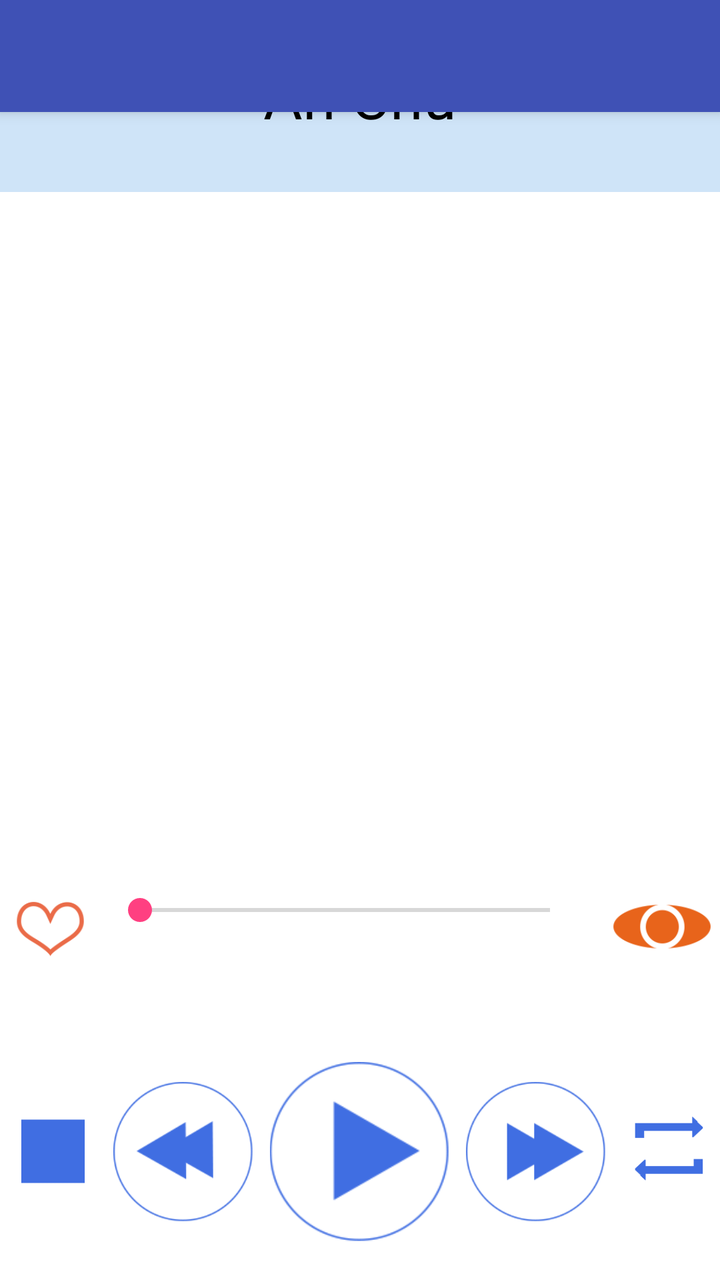
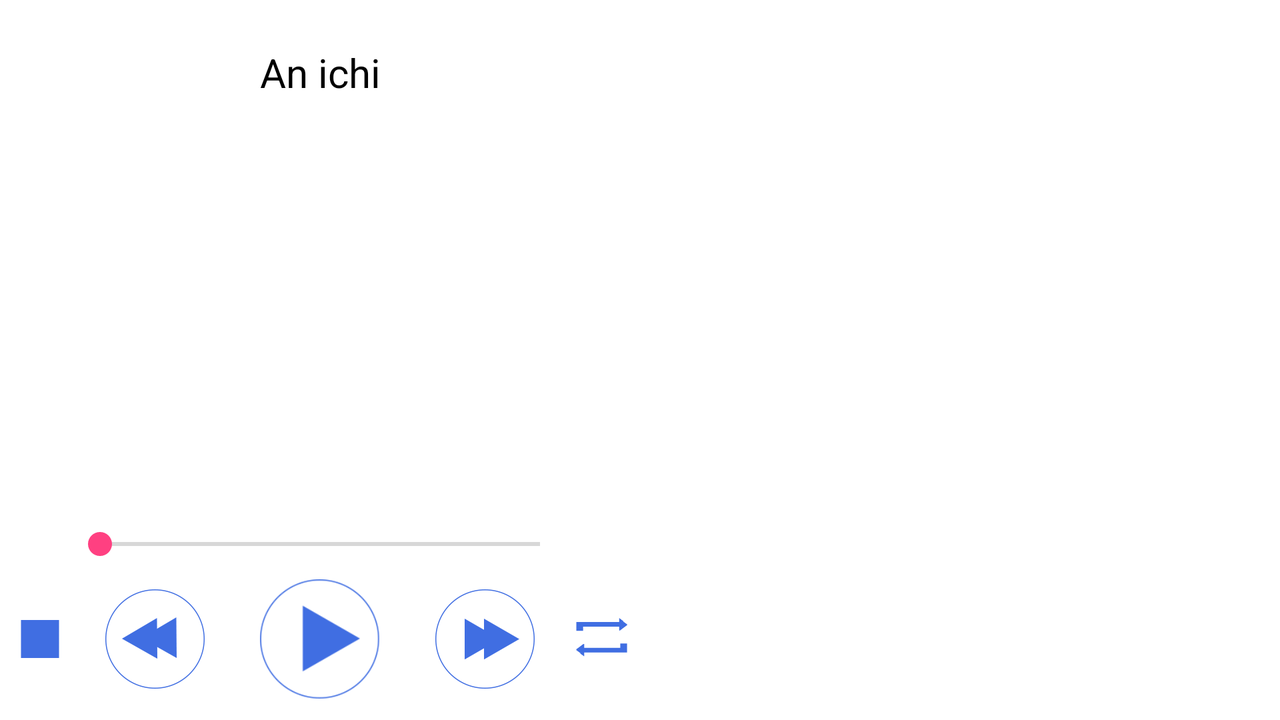

One screen, two layout resources from the same app: the default and the author's alternative for another configuration. Each is rendered where Android would select it; the XML of both is given below.
<!-- AndroidManifest.xml: application theme AppTheme -->
<!-- res/layout/activity_bai_nghe1.xml -->
<?xml version="1.0" encoding="utf-8"?>
<android.support.design.widget.CoordinatorLayout
    xmlns:android="http://schemas.android.com/apk/res/android"
    xmlns:app="http://schemas.android.com/apk/res-auto"
    xmlns:tools="http://schemas.android.com/tools" android:layout_width="match_parent"
    android:layout_height="match_parent" android:fitsSystemWindows="true"
    tools:context="com.example.hoang.revproject.Activity.BaiNghe1">

    <android.support.design.widget.AppBarLayout android:layout_height="wrap_content"
        android:layout_width="match_parent" android:theme="@style/AppTheme.AppBarOverlay">

        <android.support.v7.widget.Toolbar android:id="@+id/toolbar"
            android:layout_width="match_parent" android:layout_height="?attr/actionBarSize"
            android:background="?attr/colorPrimary" app:popupTheme="@style/AppTheme.PopupOverlay" />

    </android.support.design.widget.AppBarLayout>
    <include layout="@layout/content_bai_nghe1" />
</android.support.design.widget.CoordinatorLayout>
<!-- res/layout/content_bai_nghe1.xml (included above) -->
<?xml version="1.0" encoding="utf-8"?>
<RelativeLayout xmlns:android="http://schemas.android.com/apk/res/android"
    xmlns:tools="http://schemas.android.com/tools"
    android:layout_width="match_parent"
    android:layout_height="match_parent"
    android:background="#FFFFFF">
    <LinearLayout
        android:layout_width="match_parent"
        android:layout_height="match_parent"
        android:orientation="vertical"
        android:weightSum="10">
        <LinearLayout
            android:layout_width="match_parent"
            android:layout_height="0dp"
            android:layout_weight="1.5"
            android:background="#FFCFE4F8">
            <RelativeLayout
                android:layout_width="match_parent"
                android:layout_height="match_parent">
                <TextView
                    android:layout_width="wrap_content"
                    android:layout_height="fill_parent"
                    android:id="@+id/Txt_Topic"
                    android:textSize="30dp"
                    android:layout_centerHorizontal="true"
                    android:text="An Chu"
                    android:textColor="#000000"
                    android:gravity="center" />
            </RelativeLayout>

        </LinearLayout>
        <LinearLayout
            android:layout_width="match_parent"
            android:layout_height="0dp"
            android:layout_weight="5">
            <RelativeLayout
                android:layout_width="match_parent"
                android:layout_height="match_parent">
            <ImageView
                android:layout_width="fill_parent"
                android:layout_height="fill_parent"
                android:id="@+id/Image_Topic"
                android:visibility="visible"/>
            <ScrollView
                android:layout_width="fill_parent"
                android:layout_height="fill_parent"
                android:id="@+id/scrollView">
                <TextView
                    android:layout_width="fill_parent"
                    android:layout_height="match_parent"
                    android:id="@+id/Txt_Transcrip"
                    android:visibility="invisible"/>
            </ScrollView>
            </RelativeLayout>
        </LinearLayout>
        <LinearLayout
            android:layout_width="match_parent"
            android:layout_height="0dp"
            android:layout_weight="1.5"
            android:orientation="horizontal"
            android:weightSum="10">
            <LinearLayout
                android:layout_width="0dp"
                android:layout_height="match_parent"
                android:layout_weight="1.5">
                <ToggleButton
                    android:layout_width="50dp"
                    android:layout_height="50dp"
                    android:layout_gravity="center"
                    android:textOff=""
                    android:textOn=""
                    android:background="@drawable/btn_like"
                    android:id="@+id/btn_like"/>
            </LinearLayout>
            <LinearLayout
                android:layout_width="0dp"
                android:layout_height="match_parent"
                android:layout_weight="7"
                android:orientation="vertical"
                android:weightSum="2">
               <LinearLayout
                   android:layout_width="match_parent"
                   android:layout_height="0dp"
                   android:layout_weight="1">
                   <SeekBar
                       android:layout_width="fill_parent"
                       android:layout_height="wrap_content"
                       android:indeterminate="false"
                       android:id="@+id/SeekBar"
                       android:layout_marginRight="15dp"
                       android:layout_gravity="bottom"/>
               </LinearLayout>
                <LinearLayout
                    android:layout_width="match_parent"
                    android:layout_height="0dp"
                    android:layout_weight="1"
                    android:weightSum="10"
                    android:gravity="center">
                    <TextView
                        android:layout_width="20dp"
                        android:layout_height="wrap_content"
                        android:id="@+id/TxTStart"
                        android:layout_weight="1"
                        android:layout_gravity="top"/>
                    <TextView
                        android:layout_width="wrap_content"
                        android:layout_height="wrap_content"
                        android:layout_weight="8"/>
                    <TextView
                        android:layout_width="20dp"
                        android:layout_height="wrap_content"
                        android:id="@+id/TxtEnd"
                        android:layout_weight="1"
                        android:layout_gravity="top"/>
                </LinearLayout>

            </LinearLayout>
            <LinearLayout
                android:layout_width="0dp"
                android:layout_height="match_parent"
                android:layout_weight="1.5">
                <ToggleButton
                    android:layout_width="50dp"
                    android:layout_height="50dp"
                    android:layout_gravity="center"
                    android:textOff=""
                    android:textOn=""
                    android:background="@drawable/btn_show"
                    android:id="@+id/btn_show"/>
            </LinearLayout>

        </LinearLayout>
        <LinearLayout
            android:layout_width="match_parent"
            android:layout_height="0dp"
            android:layout_weight="2"
            android:gravity="center"
            android:orientation="horizontal">

                <ImageView
                    android:layout_width="50dp"
                    android:layout_height="50dp"
                    android:src="@drawable/btn_stop"
                    android:id="@+id/btn_stop"
                    android:layout_weight="1"/>

                <ImageView
                    android:layout_width="70dp"
                    android:layout_height="70dp"
                    android:src="@drawable/btn_prev"
                    android:id="@+id/btn_prev"
                    android:layout_weight="2.5"/>

                <ImageView
                    android:layout_width="90dp"
                    android:layout_height="90dp"
                    android:src="@drawable/btn_play"
                    android:id="@+id/btn_play"
                    android:layout_weight="3"/>

                <ImageView
                    android:layout_width="70dp"
                    android:layout_height="70dp"
                    android:src="@drawable/btn_next"
                    android:id="@+id/btn_next"
                    android:layout_weight="2.5"/>

                <ToggleButton
                    android:layout_width="50dp"
                    android:layout_height="50dp"
                    android:textOn=""
                    android:textOff=""
                    android:background="@drawable/btn_reapeat"
                    android:id="@+id/btn_reapeat"
                    android:layout_weight="1"/>

                <ToggleButton
                    android:layout_width="0dp"
                    android:layout_height="0dp"
                    android:id="@+id/btn_show"/>

        </LinearLayout>

    </LinearLayout>

</RelativeLayout>
<!-- resources referenced by this layout -->
<resources>
  <!-- drawable btn_like (drawable) -->
  <selector xmlns:android="http://schemas.android.com/apk/res/android">
      <item android:drawable="@drawable/like_focused"
          android:state_checked="true" />
      <item android:drawable="@drawable/like_deafult"
          android:state_checked="false" />
  </selector>
  <!-- drawable btn_play (drawable) -->
  <selector xmlns:android="http://schemas.android.com/apk/res/android">
      <item android:drawable="@drawable/play_focused"
          android:state_focused="true"
          android:state_pressed="true" />
      <item android:drawable="@drawable/play_focused"
          android:state_focused="false"
          android:state_pressed="true" />
      <item android:drawable="@drawable/play_focused"
          android:state_focused="true" />
      <item android:drawable="@drawable/play_deafult"
          android:state_focused="false"
          android:state_pressed="false" />
  </selector>
  <!-- drawable btn_prev (drawable) -->
  <selector xmlns:android="http://schemas.android.com/apk/res/android">
      <item android:drawable="@drawable/prev_focused"
          android:state_focused="true"
          android:state_pressed="true" />
      <item android:drawable="@drawable/prev_focused"
          android:state_focused="false"
          android:state_pressed="true" />
      <item android:drawable="@drawable/prev_focused"
          android:state_focused="true" />
      <item android:drawable="@drawable/prev_deafult"
          android:state_focused="false"
          android:state_pressed="false" />
  </selector>
  <!-- drawable btn_reapeat (drawable) -->
  <selector xmlns:android="http://schemas.android.com/apk/res/android">
      <item android:drawable="@drawable/reapeat_focused"
          android:state_checked="true" />
      <item android:drawable="@drawable/reapeat_deafult"
          android:state_checked="false" />
  </selector>
  <!-- drawable btn_show (drawable) -->
  <selector xmlns:android="http://schemas.android.com/apk/res/android">
      <item android:drawable="@drawable/hide_button"
          android:state_checked="true" />
      <item android:drawable="@drawable/show_button"
          android:state_checked="false" />
  
  </selector>
  <!-- drawable btn_stop (drawable) -->
  <selector xmlns:android="http://schemas.android.com/apk/res/android">
      <item android:drawable="@drawable/stop_focused"
          android:state_focused="true"
          android:state_pressed="true" />
      <item android:drawable="@drawable/stop_focused"
          android:state_focused="false"
          android:state_pressed="true" />
      <item android:drawable="@drawable/stop_deafult"
          android:state_focused="false"
          android:state_pressed="false" />
  </selector>
  <style name="AppTheme.AppBarOverlay" parent="ThemeOverlay.AppCompat.Dark.ActionBar" />
  <style name="AppTheme.PopupOverlay" parent="ThemeOverlay.AppCompat.Light" />
  <style name="AppTheme" parent="Theme.AppCompat.Light.DarkActionBar">
          
          <item name="colorPrimary">@color/colorPrimary</item>
          <item name="colorPrimaryDark">@color/colorPrimaryDark</item>
          <item name="colorAccent">@color/colorAccent</item>
      </style>
  <color name="colorPrimary">#3F51B5</color>
  <color name="colorPrimaryDark">#303F9F</color>
  <color name="colorAccent">#FF4081</color>
</resources>
<!-- res/layout-land/activity_bai_nghe1.xml (the author's variant of the layout above) -->
<!-- drawn on the phone turned sideways -->
<?xml version="1.0" encoding="utf-8"?>
<android.support.design.widget.CoordinatorLayout
    xmlns:android="http://schemas.android.com/apk/res/android"
    xmlns:app="http://schemas.android.com/apk/res-auto"
    xmlns:tools="http://schemas.android.com/tools"
    android:layout_width="match_parent"
    android:layout_height="match_parent"
    android:fitsSystemWindows="true"
    tools:context="com.example.hoang.revproject.Activity.BaiNghe1"
    android:background="#FFFFFF">


    <LinearLayout
        android:layout_marginTop="10dp"
        android:layout_width="match_parent"
        android:layout_height="match_parent"
        android:orientation="horizontal"
        android:weightSum="10">
        <LinearLayout
            android:layout_width="0dp"
            android:layout_height="match_parent"
            android:layout_weight="5"
            android:weightSum="10"
            android:orientation="vertical">

            <LinearLayout
            android:layout_width="match_parent"
            android:layout_height="0dp"
            android:layout_weight="1.5"
            android:gravity="center">
               <TextView
                   android:layout_width="fill_parent"
                   android:layout_height="fill_parent"
                   android:id="@+id/Txt_Topic"
                   android:text="An ichi"
                   android:textColor="#000000"
                   android:layout_gravity="center"
                   android:gravity="center"
                   android:textSize="20dp"/>
            </LinearLayout>

            <LinearLayout
                android:layout_width="match_parent"
                android:layout_height="0dp"
                android:layout_weight="5.5"
                android:gravity="center">
                <ImageView
                    android:layout_width="250dp"
                    android:layout_height="fill_parent"
                    android:id="@+id/Image_Topic"/>
            </LinearLayout>
            <LinearLayout
                android:layout_width="match_parent"
                android:layout_height="0dp"
                android:layout_weight="1"
                android:gravity="center">
                <LinearLayout
                    android:layout_width="match_parent"
                    android:layout_height="match_parent"
                    android:orientation="horizontal">
                    <TextView
                        android:layout_width="30dp"
                        android:layout_height="match_parent"
                        android:id="@+id/TxTStart"
                        android:layout_gravity="center"
                        android:layout_weight="1"/>
                    <SeekBar
                        android:layout_width="220dp"
                        android:layout_height="wrap_content"
                        android:id="@+id/SeekBar"
                        android:layout_gravity="center"
                        android:layout_above="@+id/linearLayout"
                        android:indeterminate="false"
                        android:layout_weight="8"/>
                    <TextView
                        android:layout_width="30dp"
                        android:layout_height="match_parent"
                        android:id="@+id/TxtEnd"
                        android:layout_gravity="center"
                        android:layout_weight="1"/>
                </LinearLayout>
            </LinearLayout>
            <LinearLayout
                android:layout_width="match_parent"
                android:layout_height="0dp"
                android:layout_weight="2">
                <LinearLayout
                    android:layout_width="fill_parent"
                    android:layout_height="wrap_content"
                    android:orientation="horizontal"
                    android:layout_alignParentBottom="true"
                    android:layout_alignParentLeft="true"
                    android:gravity="center"
                    android:id="@+id/linearLayout">

                    <ImageView
                        android:layout_width="30dp"
                        android:layout_height="30dp"
                        android:src="@drawable/btn_stop"
                        android:id="@+id/btn_stop"
                        android:layout_weight="1"/>

                    <ImageView
                        android:layout_width="50dp"
                        android:layout_height="50dp"
                        android:src="@drawable/btn_prev"
                        android:id="@+id/btn_prev"
                        android:layout_weight="2.5"/>

                    <ImageView
                        android:layout_width="60dp"
                        android:layout_height="60dp"
                        android:src="@drawable/btn_play"
                        android:id="@+id/btn_play"
                        android:layout_weight="3"/>

                    <ImageView
                        android:layout_width="50dp"
                        android:layout_height="50dp"
                        android:src="@drawable/btn_next"
                        android:id="@+id/btn_next"
                        android:layout_weight="2.5"/>

                    <ToggleButton
                        android:layout_width="30dp"
                        android:layout_height="30dp"
                        android:textOn=""
                        android:textOff=""
                        android:background="@drawable/btn_reapeat"
                        android:id="@+id/btn_reapeat"
                        android:layout_weight="1"/>
                    <ToggleButton
                        android:layout_width="0dp"
                        android:layout_height="0dp"
                        android:id="@+id/btn_like"/>
                    <ToggleButton
                        android:layout_width="0dp"
                        android:layout_height="0dp"
                        android:id="@+id/btn_show"/>

                </LinearLayout>

            </LinearLayout>
        </LinearLayout>
        <LinearLayout
            android:layout_width="0dp"
            android:layout_height="match_parent"
            android:layout_weight="5">
            <ScrollView
                android:layout_width="0dp"
                android:layout_height="match_parent"
                android:id="@+id/scrollView"
                android:layout_weight="1">
                <TextView
                    android:layout_width="match_parent"
                    android:layout_height="wrap_content"
                    android:id="@+id/Txt_Transcrip"/>
            </ScrollView>
        </LinearLayout>

    </LinearLayout>
=======
    android:id="@+id/snackbar"
    tools:context="com.example.hoang.revproject.Activity.BaiNghe1">

>>>>>>> abcf99a4ee12d892bb48f12d509a535413cffba4
</android.support.design.widget.CoordinatorLayout>
<!-- resources referenced by the variant -->
<!-- as the phone turned sideways resolves them -->
<resources>
  <!-- drawable btn_next (drawable) -->
  <selector xmlns:android="http://schemas.android.com/apk/res/android">
      <item android:drawable="@drawable/next_focused"
          android:state_long_pressable="true"
          android:state_pressed="true" />
      <item android:drawable="@drawable/next_focused"
          android:state_focused="true"
          android:state_pressed="true" />
      <item android:drawable="@drawable/next_focused"
          android:state_focused="false"
          android:state_pressed="true" />
      <item android:drawable="@drawable/next_focused"
          android:state_focused="true"
          android:state_pressed="false"/>
      <item android:drawable="@drawable/next_deafult"
          android:state_focused="false"
          android:state_pressed="false" />
  </selector>
  <!-- drawable btn_play (drawable) -->
  <selector xmlns:android="http://schemas.android.com/apk/res/android">
      <item android:drawable="@drawable/play_focused"
          android:state_focused="true"
          android:state_pressed="true" />
      <item android:drawable="@drawable/play_focused"
          android:state_focused="false"
          android:state_pressed="true" />
      <item android:drawable="@drawable/play_focused"
          android:state_focused="true" />
      <item android:drawable="@drawable/play_deafult"
          android:state_focused="false"
          android:state_pressed="false" />
  </selector>
  <!-- drawable btn_prev (drawable) -->
  <selector xmlns:android="http://schemas.android.com/apk/res/android">
      <item android:drawable="@drawable/prev_focused"
          android:state_focused="true"
          android:state_pressed="true" />
      <item android:drawable="@drawable/prev_focused"
          android:state_focused="false"
          android:state_pressed="true" />
      <item android:drawable="@drawable/prev_focused"
          android:state_focused="true" />
      <item android:drawable="@drawable/prev_deafult"
          android:state_focused="false"
          android:state_pressed="false" />
  </selector>
  <!-- drawable btn_reapeat (drawable) -->
  <selector xmlns:android="http://schemas.android.com/apk/res/android">
      <item android:drawable="@drawable/reapeat_focused"
          android:state_checked="true" />
      <item android:drawable="@drawable/reapeat_deafult"
          android:state_checked="false" />
  </selector>
  <!-- drawable btn_stop (drawable) -->
  <selector xmlns:android="http://schemas.android.com/apk/res/android">
      <item android:drawable="@drawable/stop_focused"
          android:state_focused="true"
          android:state_pressed="true" />
      <item android:drawable="@drawable/stop_focused"
          android:state_focused="false"
          android:state_pressed="true" />
      <item android:drawable="@drawable/stop_deafult"
          android:state_focused="false"
          android:state_pressed="false" />
  </selector>
  <style name="AppTheme" parent="Theme.AppCompat.Light.DarkActionBar">
          
          <item name="colorPrimary">@color/colorPrimary</item>
          <item name="colorPrimaryDark">@color/colorPrimaryDark</item>
          <item name="colorAccent">@color/colorAccent</item>
      </style>
  <!-- drawable next_focused: png bitmap (drawable, 16417 bytes) -->
  <!-- drawable next_deafult: png bitmap (drawable, 5781 bytes) -->
  <!-- drawable play_focused: png bitmap (drawable, 16455 bytes) -->
  <!-- drawable play_deafult: png bitmap (drawable, 5729 bytes) -->
  <!-- drawable prev_focused: png bitmap (drawable, 16754 bytes) -->
  <!-- drawable prev_deafult: png bitmap (drawable, 5882 bytes) -->
  <!-- drawable reapeat_focused: png bitmap (drawable, 1472 bytes) -->
  <!-- drawable reapeat_deafult: png bitmap (drawable, 576 bytes) -->
  <!-- drawable stop_focused: png bitmap (drawable, 423 bytes) -->
  <!-- drawable stop_deafult: png bitmap (drawable, 426 bytes) -->
  <color name="colorPrimary">#3F51B5</color>
  <color name="colorPrimaryDark">#303F9F</color>
  <color name="colorAccent">#FF4081</color>
</resources>
